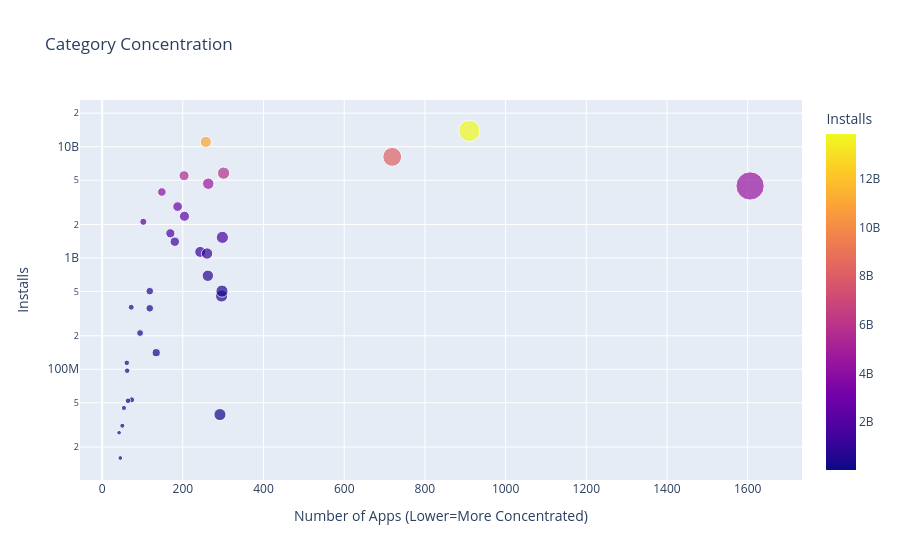

Write notebook code for a chart like this one.
### Code cell
fig = px.scatter(category_app_installs, 
                 color='Installs', 
                 x="App", 
                 y="Installs", 
                 size="App", 
                 title='Category Concentration',
                 hover_name=category_app_installs.index)
fig.update_layout(
    xaxis=dict(title="Number of Apps (Lower=More Concentrated)"),
    yaxis=dict(
        title="Installs",
        type="log"
    )
)

fig.show()

### Figure 1 — Plotly figure (JSON) as saved in the notebook; plotly's stock layout.template omitted (floating-point values rounded to 4 significant figures)
{"data": [{"hovertemplate": "<b>%{hovertext}</b><br><br>App=%{marker.size}<br>Installs=%{marker.color}<extra></extra>", "hovertext": ["ART_AND_DESIGN", "AUTO_AND_VEHICLES", "BEAUTY", "BOOKS_AND_REFERENCE", "BUSINESS", "COMICS", "COMMUNICATION", "DATING", "EDUCATION", "ENTERTAINMENT", "EVENTS", "FAMILY", "FINANCE", "FOOD_AND_DRINK", "GAME", "HEALTH_AND_FITNESS", "HOUSE_AND_HOME", "LIBRARIES_AND_DEMO", "LIFESTYLE", "MAPS_AND_NAVIGATION", "MEDICAL", "NEWS_AND_MAGAZINES", "PARENTING", "PERSONALIZATION", "PHOTOGRAPHY", "PRODUCTIVITY", "SHOPPING", "SOCIAL", "SPORTS", "TOOLS", "TRAVEL_AND_LOCAL", "VIDEO_PLAYERS", "WEATHER"], "legendgroup": "", "marker": {"color": [114233100, 53129800, 26916200, 1665791655, 692018120, 44931100, 11039241530, 140912410, 352852000, 2113660000, 15949410, 4437554490, 455249400, 211677750, 13858762717, 1134006220, 97082000, 52083000, 503611120, 503267560, 39162676, 2369110650, 31116110, 1532352930, 4649143130, 5788070180, 1400331540, 5487841475, 1096431465, 8099724500, 2894859300, 3916897200, 361096500], "coloraxis": "coloraxis", "size": [61, 73, 42, 169, 262, 54, 257, 134, 118, 102, 45, 1606, 296, 94, 910, 243, 62, 64, 297, 118, 292, 204, 50, 298, 263, 301, 180, 203, 260, 719, 187, 148, 72], "sizemode": "area", "sizeref": 4.015, "symbol": "circle"}, "mode": "markers", "name": "", "orientation": "v", "showlegend": false, "type": "scatter", "x": [61, 73, 42, 169, 262, 54, 257, 134, 118, 102, 45, 1606, 296, 94, 910, 243, 62, 64, 297, 118, 292, 204, 50, 298, 263, 301, 180, 203, 260, 719, 187, 148, 72], "xaxis": "x", "y": [114233100, 53129800, 26916200, 1665791655, 692018120, 44931100, 11039241530, 140912410, 352852000, 2113660000, 15949410, 4437554490, 455249400, 211677750, 13858762717, 1134006220, 97082000, 52083000, 503611120, 503267560, 39162676, 2369110650, 31116110, 1532352930, 4649143130, 5788070180, 1400331540, 5487841475, 1096431465, 8099724500, 2894859300, 3916897200, 361096500], "yaxis": "y"}], "layout": {"coloraxis": {"colorbar": {"title": {"text": "Installs"}}, "colorscale": [[0, "#0d0887"], [0.1111, "#46039f"], [0.2222, "#7201a8"], [0.3333, "#9c179e"], [0.4444, "#bd3786"], [0.5556, "#d8576b"], [0.6667, "#ed7953"], [0.7778, "#fb9f3a"], [0.8889, "#fdca26"], [1, "#f0f921"]]}, "legend": {"itemsizing": "constant", "tracegroupgap": 0}, "title": {"text": "Category Concentration"}, "xaxis": {"anchor": "y", "domain": [0, 1], "title": {"text": "Number of Apps (Lower=More Concentrated)"}}, "yaxis": {"anchor": "x", "domain": [0, 1], "title": {"text": "Installs"}, "type": "log"}}}
